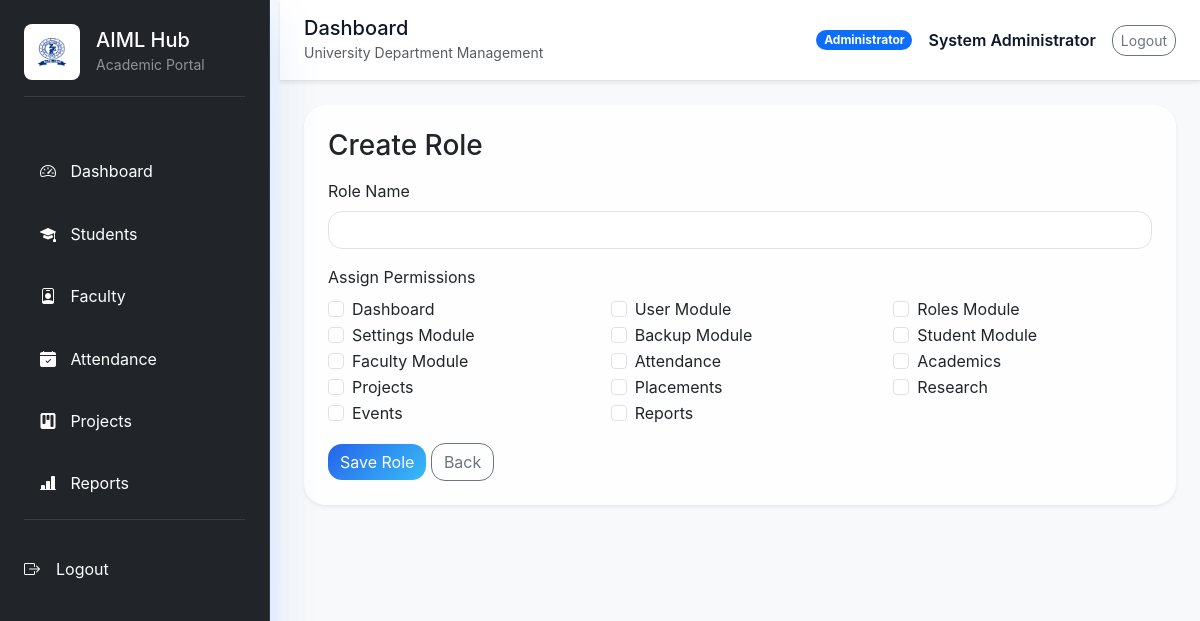
The page /admin/roles/add.php (signed in) on the database its author committed.
### tables this page shows
CREATE TABLE IF NOT EXISTS permissions (
  id INT AUTO_INCREMENT PRIMARY KEY,
  slug VARCHAR(100) NOT NULL UNIQUE,
  label VARCHAR(150) NOT NULL
);

### admin/roles/add.php (the view, shortened to what this page needs)
<?php
require_once __DIR__ . '/../../includes/header_admin.php';
$pdo = getDbConnection();
$permissions = $pdo->query('SELECT * FROM permissions ORDER BY id')->fetchAll();
?>
<div class="card shadow-sm border-0 p-4">
    <h3 class="mb-3">Create Role</h3>
    <form method="post">
        <div class="mb-3"><label class="form-label">Role Name</label><input type="text" name="name" class="form-control" required></div>
        <div class="mb-3">
            <label class="form-label">Assign Permissions</label>
            <div class="row">
                <?php foreach ($permissions as $permission): ?>
                    <div class="col-md-4">
                        <div class="form-check">
                            <input class="form-check-input" type="checkbox" name="permissions[]" value="<?= $permission['id'] ?>">
                            <label class="form-check-label"><?= htmlspecialchars($permission['label'], ENT_QUOTES, 'UTF-8') ?></label>
                        </div>
                    </div>
                <?php endforeach; ?>
            </div>
        </div>
        <button class="btn btn-primary">Save Role</button>
        <a class="btn btn-outline-secondary" href="list.php">Back</a>
    </form>
</div>
<?php require_once __DIR__ . '/../../includes/footer_admin.php'; ?>

### assets/css/admin.css (style rules this page uses)
html, body { height: 100%; }
body { font-family: 'Inter', 'Poppins', 'Segoe UI', sans-serif; background: linear-gradient(135deg, #f8fafc 0%, #eef2ff 100%); color: #0f172a; overflow-x: hidden; }
html { scroll-behavior: smooth; }
.card { border: none; border-radius: 22px; box-shadow: 0 18px 40px rgba(15, 23, 42, 0.08); background: rgba(255,255,255,0.8); backdrop-filter: blur(18px); }
.btn, .form-control, .form-select { border-radius: 14px; }
.btn-primary { background: linear-gradient(135deg, #2563eb 0%, #38bdf8 100%); border: none; }

### rows shown on the page
permissions: label "Dashboard"
permissions: label "User Module"
permissions: label "Roles Module"
permissions: label "Settings Module"
permissions: label "Backup Module"
permissions: label "Student Module"
permissions: label "Faculty Module"
permissions: label "Attendance"
permissions: label "Academics"
permissions: label "Projects"
permissions: label "Placements"
permissions: label "Research"
permissions: label "Events"
permissions: label "Reports"

### other values the page prints
$user['role_name'] "Administrator"
$user['full_name'] "System Administrator"
